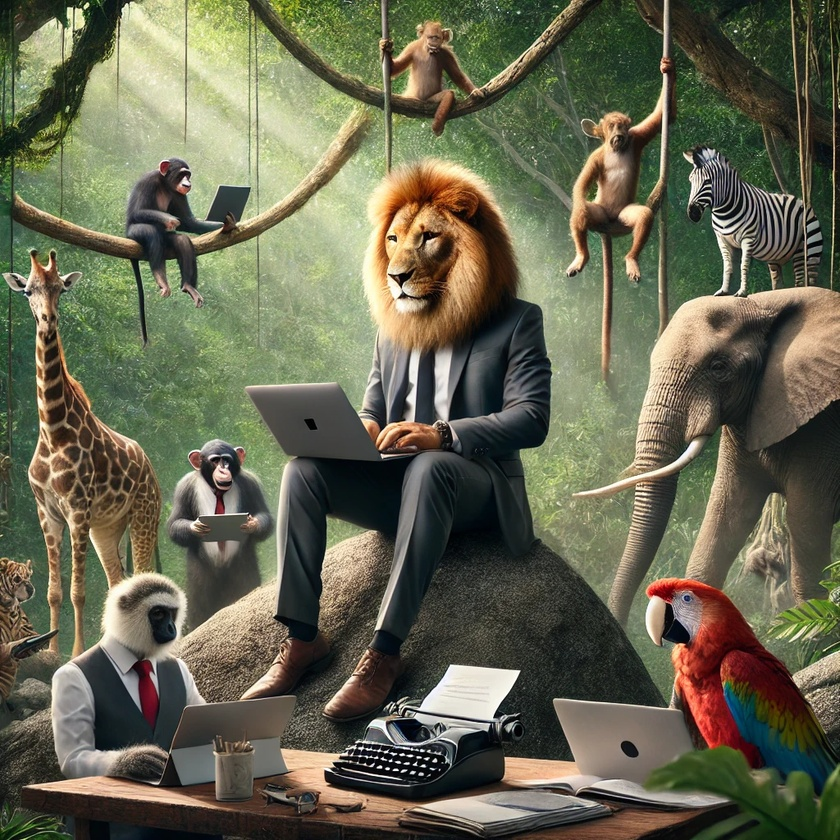
#> input picture Image Processing/Color image processing/color2gray/color.jpg, 840 x 840 px, shrunk from 1024 x 1024 before the run
$ jupyter execute main.ipynb
#> lines starting #> are read from the running program, lines starting #| are printed output that depends on the picture
[cell 1]
import cv2
import numpy as np
import matplotlib.pyplot as plt

[cell 2]
def color2gray(image):
    result = np.zeros_like(image,dtype=np.uint8)
    image = image.astype(np.float32)

    for i in range(image.shape[0]):
        for j in range(image.shape[1]):
            img = image[i][j]
            avg = ( img[0] + img[1] + img[2] ) / 3
            result[i][j]= avg

    result.astype(np.uint8)
    return result

[cell 3]
image = cv2.imread("color.jpg")
#> image is the input picture: shape (840, 840, 3); mean B, G, R 80.9, 102.9, 102.9
image = cv2.cvtColor(image,cv2.COLOR_BGR2RGB)
plt.imshow(image)
plt.show()

[cell 4]
image = cv2.imread("color.jpg")
image = cv2.cvtColor(image,cv2.COLOR_BGR2RGB)
output=color2gray(image)
#> after the loop in color2gray, `for i in range(image.shape[0]):`:
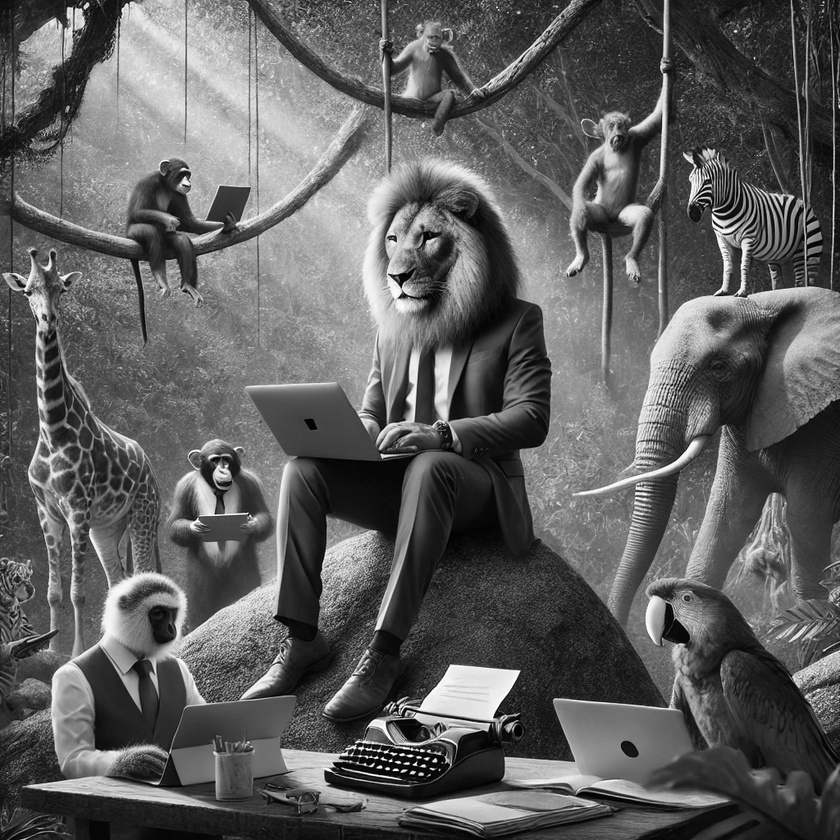
#> result: shape (840, 840, 3); min 0, max 255, mean 95.3
